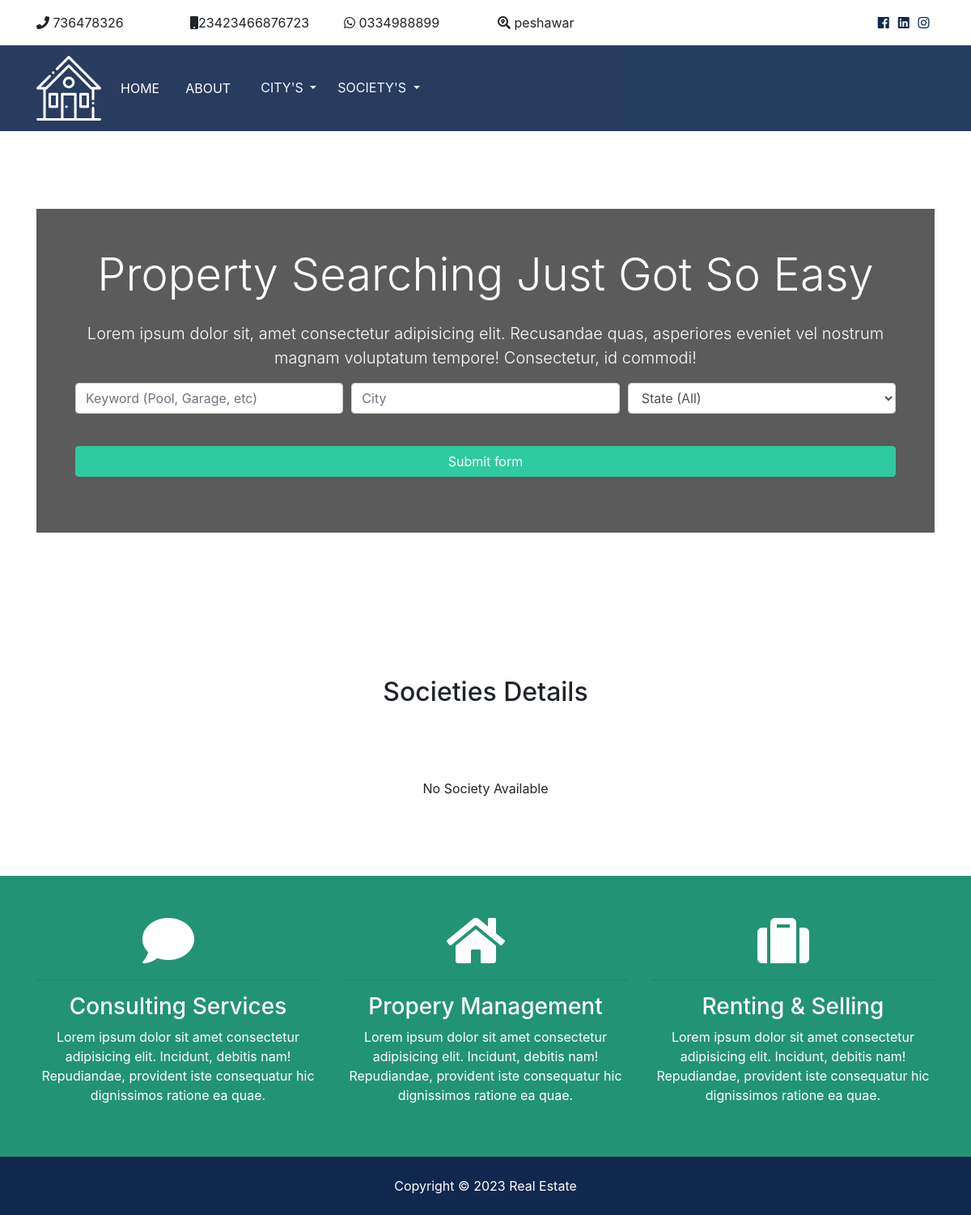
The page / on the database its author committed.
### listings/models.py (models this page shows, shortened)
class Owner_Contact_Us(models.Model):
    title = models.CharField(max_length=2000, blank=True)
    location = models.CharField(max_length=2000, blank=True)
    phone_number = models.CharField(max_length=2000, blank=True)
    Mobile_number = models.CharField(max_length=2000, blank=True)
    whatsapp_number = models.CharField(max_length=2000, blank=True)
    fb_id = models.CharField(max_length=2000, blank=True)
    instagram_id = models.CharField(max_length=2000, blank=True)
    gmail_id = models.CharField(max_length=2000, blank=True)
    linkedin_id = models.CharField(max_length=2000, blank=True)
    is_published = models.BooleanField(default=True)
    list_date = models.DateTimeField(default=datetime.now, blank=True)
    created_at= models.DateTimeField(auto_now_add=True, blank=True)
    updated_at= models.DateTimeField(auto_now=True, blank=True)
    class Meta:
        verbose_name = "03. Owner Contact Us"

### pages/views.py (the view)
# urls.py: path('', views.index, name='listings'),
def index(request):
    city_data = city.objects.order_by('-list_date').filter(is_published=True)
    city_datas = city.objects.order_by('-list_date').filter(is_published=True)
    society_dropdown = Society.objects.order_by('-list_date').filter(is_published=True)
    contact_info = Owner_Contact_Us.objects.order_by('-list_date').filter(is_published=True)
    for i in contact_info.values():
        request.session['name'] =i['title']
        request.session['location'] = i['location']
        request.session['phone_number'] = i['phone_number']
        request.session['Mobile_number'] = i['Mobile_number']
        request.session['whatsapp_number'] = i['whatsapp_number']
        request.session['fb_id'] = i['fb_id']
        request.session['instagram_id'] = i['instagram_id']
        request.session['gmail_id'] = i['gmail_id']
        request.session['linkedin_id'] = i['linkedin_id']
    context = {
        'citys': city_data,
        'state_choices': state_choices,
        'bedroom_choices': bedroom_choices,
        'price_choices': price_choices,
        'city_dropdown':city_datas,
        'society_dropdowns':society_dropdown
    }
    return render(request, 'pages/index.html', context)

### templates/pages/index.html (shortened to what this page needs)
{% extends 'base.html' %}
{% load humanize %}
{% block content %}
<section id="showcase">
    <div class="container text-center">
      <div class="home-search p-5">
        <div class="overlay p-5">
          <h1 class="display-4 mb-4">
            Property Searching Just Got So Easy
          </h1>
          <p class="lead">Lorem ipsum dolor sit, amet consectetur adipisicing elit. Recusandae quas, asperiores eveniet vel nostrum magnam
            voluptatum tempore! Consectetur, id commodi!</p>
          <div class="search">
            <form action="{% url 'searchSociety' %}">
              <div class="form-row">
                <div class="col-md-4 mb-3">
                  <input type="text" name="keywords" class="form-control" placeholder="Keyword (Pool, Garage, etc)">
                </div>
                <div class="col-md-4 mb-3">
                  <input type="text" name="city" class="form-control" placeholder="City">
                </div>
                <div class="col-md-4 mb-3">
                  <select name="state" class="form-control">
                    <option selected="true" disabled="disabled">State (All)</option>
                  </select>
                </div>
              </div>
              <button class="btn btn-secondary btn-block mt-4" type="submit">Submit form</button>
            </form>
          </div>
        </div>
      </div>
    </div>
  </section>
<br>
<div class="container">
  <h2 class="text-center text-bold">Societies Details</h2>
        <div class="starter-template">
            <div class="row">
            {% if societys %}
                {% for society in societys %}
                <div class="col-sm-4">
                    <section class="hover-div"> <a href="{{ society.id }}"> <img src="{{ society.photo_main.url }}" width="100">
                        <div class="hover-div_inner">
                            <h3><a href="#">{{ society.title }}</a></h3>
                            <p class="text-center">{{ society.address}}</p>
                            <div class="hover-div-lower">
                                <div class="col-xs-6 text-left"><span class="lower-text">{{ society.city }}</span></div>
                                <div class="col-xs-6 text-right"><span class="lower-text">{{ society.state }}</span></div>
                            </div>
                        </div>
                        </a>
                    </section>
                </div>
                {% endfor %}
                    {% else %}
          <div class="col-md-12">
            <p>No Society Available</p>
          </div>
        {% endif %}
            </div>
        </div>
    </div>
{% include 'partials/services.html' %}
{% endblock %}

### templates/partials/_topbar.html
  <section id="top-bar" class="p-3">
    <div class="container">
      <div class="row">
        <div class="col-md-2">
          <i class="fas fa-phone"></i> {{ request.session.phone_number  }}
        </div>
        <div class="col-md-2">
          <i class="fas fa-mobile"></i>{{ request.session.Mobile_number  }}
        </div>
          <div class="col-md-2">
          <i class="fab fa-whatsapp"></i> {{ request.session.whatsapp_number  }}
        </div>
          <div class="col-md-4">
          <i class="fas fa-search-location"></i> {{ request.session.location  }}
        </div>
        <div class="col-md-2">
          <div class="social text-right">
            <a href="{{ request.session.fb_id  }}">
              <i class="fab fa-facebook"></i>
            </a>
            <a href="{{ request.session.linkedin_id  }}">
              <i class="fab fa-linkedin"></i>
            </a>
            <a href="{{ request.session.instagram_id  }}">
              <i class="fab fa-instagram"></i>
            </a>
          </div>
        </div>
      </div>
    </div>
  </section>

### realestate/static/css/all.css (style rules this page uses)
.fa, .fas, .far, .fal, .fab { -moz-osx-font-smoothing: grayscale; -webkit-font-smoothing: antialiased; display: inline-block; font-style: normal; font-variant: normal; text-rendering: auto; line-height: 1; }
.fa-facebook:before { content: "\f09a"; }
.fa-instagram:before { content: "\f16d"; }
.fa-linkedin:before { content: "\f08c"; }
.fa-mobile:before { content: "\f10b"; }
.fa-phone:before { content: "\f095"; }
.fa-search-location:before { content: "\f689"; }
.fa-whatsapp:before { content: "\f232"; }
.fab { font-family: 'Font Awesome 5 Brands'; }
.fa, .fas { font-family: 'Font Awesome 5 Free'; font-weight: 900; }

### realestate/static/css/style.css (style rules this page uses)
.btn-secondary { color: #fff !important; }
.social a { margin-right: 0.4rem; }
#showcase { background: url(../img/showcase.jpg) no-repeat top center fixed/cover; position: relative; min-height: 650px; color: #fff; padding-top: 6rem; }
#showcase .home-search { min-height: 400px; position: relative; border-radius: 5px; }
#showcase .overlay { content: ''; position: absolute; top: 0; left: 0; min-height: 400px; width: 100%; background: rgba(51, 51, 51, 0.8); }

### templates/pages/index.html (style rules this page uses)
.starter-template { padding: 80px 15px; text-align: center; }

### rows shown on the page
Owner_Contact_Us: session.phone_number "736478326", session.Mobile_number "23423466876723", session.whatsapp_number "0334988899", session.location "peshawar"
